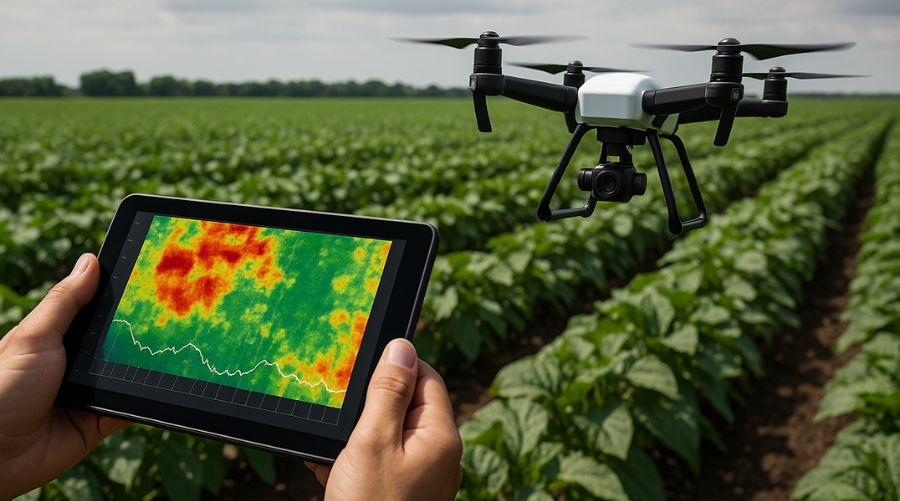
#> input picture agrovision-web/src/assets/images/imagenlogin.jpg, 900 x 501 px
$ python -i feature_extraction_service.py   (imports and definitions only)   (older library calls are emulated)
#> lines starting #> are read from the running program, lines starting #| are printed output that depends on the picture
#> further down, picture is the input picture: shape (501, 900, 3); mean B, G, R 60.5, 95.4, 86

import cv2
import numpy as np

from skimage.feature import graycomatrix, graycoprops


class FeatureExtractionService:

    def extract_features(self, image, mask=None):
        """
        Extrae características de color, textura y forma.
        Devuelve un diccionario con los valores calculados.
        """

        if image is None:
            raise ValueError("La imagen no es válida.")

        # 1. Preparar máscara
        if mask is None:
            mask = np.full(
                image.shape[:2],
                255,
                dtype=np.uint8
            )

        if mask.shape != image.shape[:2]:
            raise ValueError(
                "La máscara y la imagen deben tener "
                "las mismas dimensiones."
            )

        mask = np.where(mask > 0, 255, 0).astype(np.uint8)

        if cv2.countNonZero(mask) == 0:
            raise ValueError(
                "La máscara no contiene regiones válidas."
            )

        # 2. Características de color (HSV)
        hsv = cv2.cvtColor(
            image,
            cv2.COLOR_BGR2HSV
        )
#> hsv: shape (501, 900, 3); mean H, S, V 48.7, 130.7, 101

        mean_hsv = cv2.mean(
            hsv,
            mask=mask
        )[:3]
#> mean_hsv = (48.66, 130.7, 101)

        # 3. Características de textura (GLCM)
        gray = cv2.cvtColor(
            image,
            cv2.COLOR_BGR2GRAY
        )
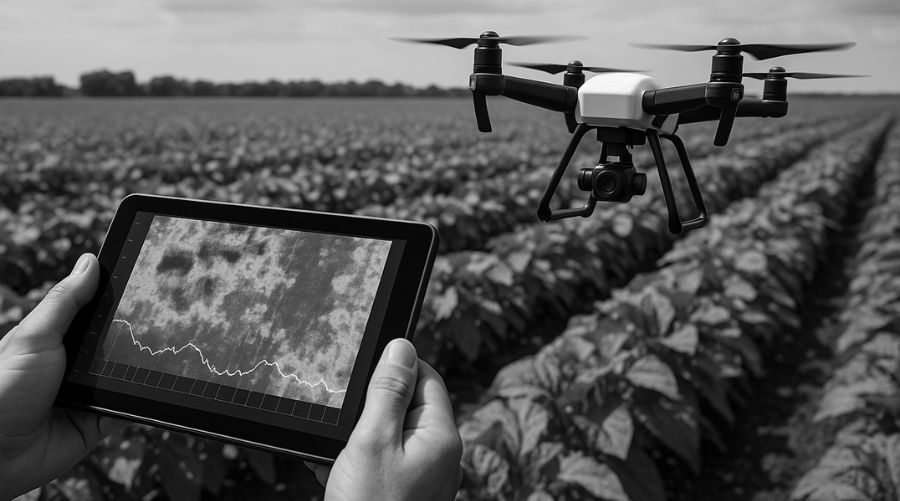
#> gray: shape (501, 900); min 0, max 255, mean 88.6

        # Reducir niveles de gris de 256 a 32
        gray_quantized = (
            gray // 8
        ).astype(np.uint8)

        # Calcular GLCM en la región delimitada
        x, y, w, h = cv2.boundingRect(mask)
#> x = 0; y = 0; w = 900; h = 501
#> mask: shape (501, 900); every value is 255

        gray_region = gray_quantized[
            y:y + h,
            x:x + w
        ]

        glcm = graycomatrix(
            gray_region,
            distances=[1],
            angles=[0],
            levels=32,
            symmetric=True,
            normed=True
        )

        contrast = graycoprops(
            glcm, "contrast"
        )[0, 0]
#> contrast = 1.51

        homogeneity = graycoprops(
            glcm, "homogeneity"
        )[0, 0]
#> homogeneity = 0.79

        energy = graycoprops(
            glcm, "energy"
        )[0, 0]
#> energy = 0.153

        correlation = graycoprops(
            glcm, "correlation"
        )[0, 0]
#> correlation = 0.987

        # 4. Características geométricas
        contours, _ = cv2.findContours(
            mask,
            cv2.RETR_EXTERNAL,
            cv2.CHAIN_APPROX_SIMPLE
        )

        largest_contour = max(
            contours,
            key=cv2.contourArea
        )
#> largest_contour = [[0, 0], [0, 500], [899, 500], [899, 0]]

        area = cv2.contourArea(
            largest_contour
        )
#> area = 449500

        perimeter = cv2.arcLength(
            largest_contour,
            True
        )
#> perimeter = 2798

        circularity = (
            4 * np.pi * area / (perimeter ** 2)
            if perimeter > 0 else 0.0
        )
#> circularity = 0.722

        # 5. Devolver características
        return {
            "color_h": float(mean_hsv[0]),
            "color_s": float(mean_hsv[1]),
            "color_v": float(mean_hsv[2]),
            "texture_contrast": float(contrast),
            "texture_homogeneity": float(homogeneity),
            "texture_energy": float(energy),
            "texture_correlation": float(correlation),
            "shape_area": float(area),
            "shape_perimeter": float(perimeter),
            "shape_circularity": float(circularity)
        }


feature_extraction_service = FeatureExtractionService()

>>> import cv2
>>> picture = cv2.imread('../../../agrovision-web/src/assets/images/imagenlogin.jpg')
>>> result = FeatureExtractionService().extract_features(picture)
#> result = 10 items
